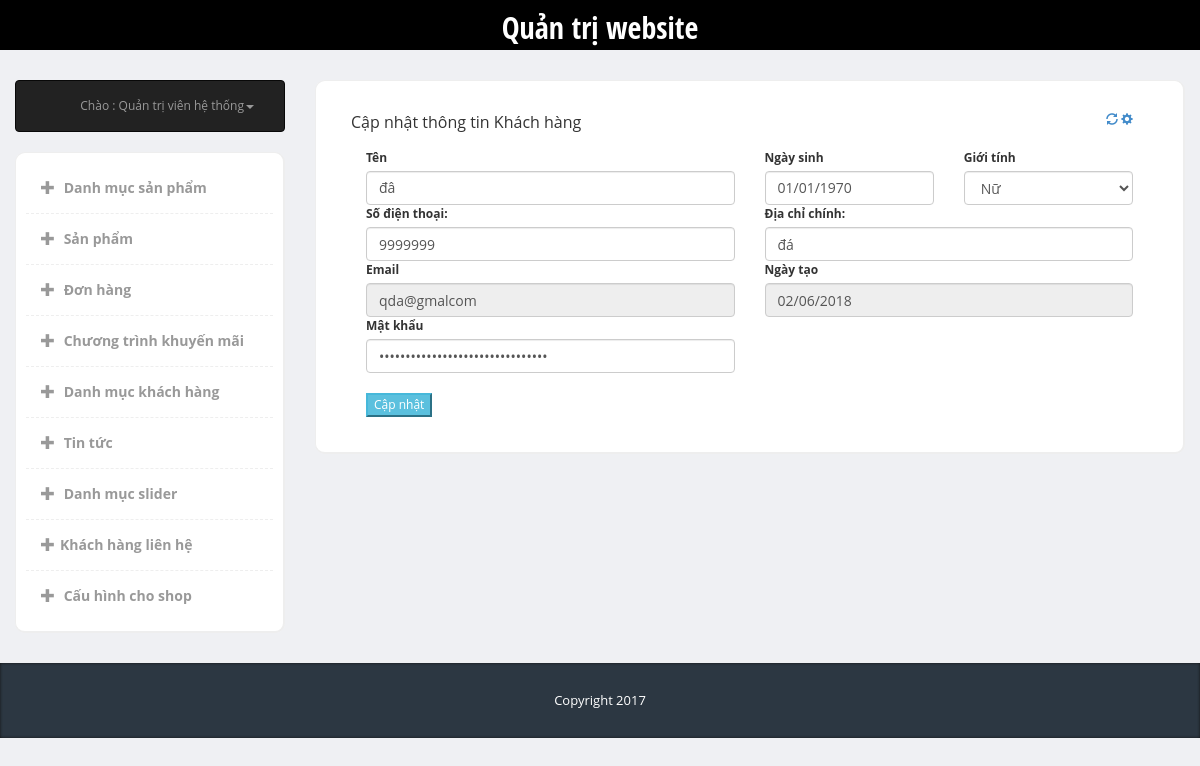
Screenshot of /admin/index.php?page=customer&type=edit&id=15 (signed in) with the database file from the repository.
### tables this page shows
CREATE TABLE `users` (
  `ID` int(10) NOT NULL,
  `User_Name` varchar(255) NOT NULL,
  `Password` varchar(255) NOT NULL,
  `DOB` varchar(255) DEFAULT NULL,
  `Sex` int(2) DEFAULT NULL,
  `Address` varchar(255) DEFAULT NULL,
  `Email` varchar(255) NOT NULL,
  `Moblie_Number` int(11) DEFAULT NULL,
  `Status` tinyint(2) NOT NULL,
  `Permission` int(10) NOT NULL,
  `Registed_Date` date DEFAULT NULL
);

### admin/lib_db.php (called while the page is built, shortened)
<?php
global $link;
function select_one($sql){
	$data = exec_select($sql);
	return $data[0];
}
function exec_select($sql){
	global $link;
	$ret = isset($ret) ? $ret : "";
	$res = $link->query($sql);
	$err = mysqli_error($link);
	if ($res ){
		$ret = array();
		while( $row = $res->fetch_array(MYSQLI_ASSOC) )
		{
			$ret[]= $row ;
		}
	}
	return $ret;
}

### admin/modules/customer/edit.php (the view, shortened to what this page needs)
<?php
$id = isset($_GET['id']) ? $_GET['id'] : '';
$sql2 = "select * from users where ID = $id";
$sql_user = select_one($sql2);
?>
<div class="panel-heading">
	<div class="panel-title">Cập nhật thông tin Khách hàng </div>
	<div class="panel-options">
		<a href="#" data-rel="collapse"><i class="glyphicon glyphicon-refresh"></i></a>
		<a href="#" data-rel="reload"><i class="glyphicon glyphicon-cog"></i></a>
	</div>
</div>
<div class="panel-body">
	<form class="form-horizontal addpro" action="modules/customer/edit_exe.php" method="POST">
		<fieldset class="">
			<div class="  col-md-6" >
				<label>Tên</label>
				<input class="form-control" placeholder=""  value="<?php echo  $sql_user['User_Name'] ?>" name="name" type="text">
			</div>
			<div class="col-md-3" >
				<label>Ngày sinh</label>
				<input class="form-control" placeholder="" value="<?php echo  date('d/m/Y',strtotime($sql_user['DOB'])) ?>" name="dob" type="type">
			</div>
			<div class="col-md-3" >
				<label>Giới tính</label>
				<select name="DOB" id="input" class="form-control" required="required">
				<option value="0" <?php if ($sql_user['Sex'] == 0) {  ?> selected <?php } ?> >Nữ</option>
				</select>
			</div>
			<div class="col-md-6" >
				<label>Số điện thoại:</label>
				<input class="form-control" placeholder=""  value="<?php echo  $sql_user['Moblie_Number'] ?>" name="phone" type="number">
			</div>
			<div class="col-md-6" >
				<label>Địa chỉ chính:</label>
				<input class="form-control" placeholder=""  value="<?php echo  $sql_user['Address'] ?>" name="address" type="text">
			</div>
			<div class="col-md-6" >
				<label>Email</label>
				<input class="form-control" readonly= placeholder=""  value="<?php echo  $sql_user['Email'] ?>" name="email" type="text">
			</div>
			<div class="col-md-6" >
				<label>Ngày tạo </label>
				<input class="form-control" placeholder="" readonly="" value="<?php echo  date('d/m/Y',strtotime($sql_user['Registed_Date'])) ?>" name="title" type="type">
			</div>
			<div class="col-md-6" >
				<label>Mật khẩu</label>
				<input class="form-control" placeholder=""  value="<?php echo  $sql_user['Password'] ?>" name="title" type="password">
			</div>
		</fieldset>
		<div class="col-md-12" style="padding-top: 20px">
			<div>
				<button class="btn-info" type="submit">
					Cập nhật
				</button>
			</div>
		</div>
	</form>
</div>

### admin/css/styles.css (style rules this page uses)
body { font-family: 'Open Sans', sans-serif; background-color: #f7f7f7; position: relative; margin: 0px; font-size: 12px; padding: 0px; }
body { background-color: #eff0f3; }
.panel-heading>.panel-title, .content-box-header .panel-title { float: left; padding: 0px; padding-top: 0px; }
.panel-heading>.panel-options, .content-box-header .panel-options { float: right; padding-right: 15px; }
.panel-heading>.panel-options>a, .content-box-header .panel-options>a { margin-top: 10px; }
.panel-body { clear:both; }

### rows the page displays
users: name "đâ", dob "01/01/1970", DOB "Nữ", phone "9999999", address "đá", email "qda@gmalcom", title "02/06/2018"
